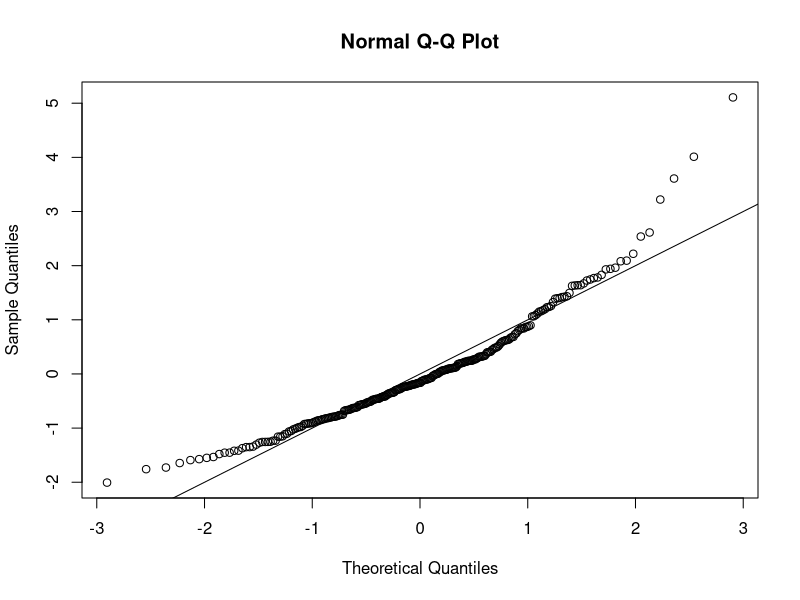
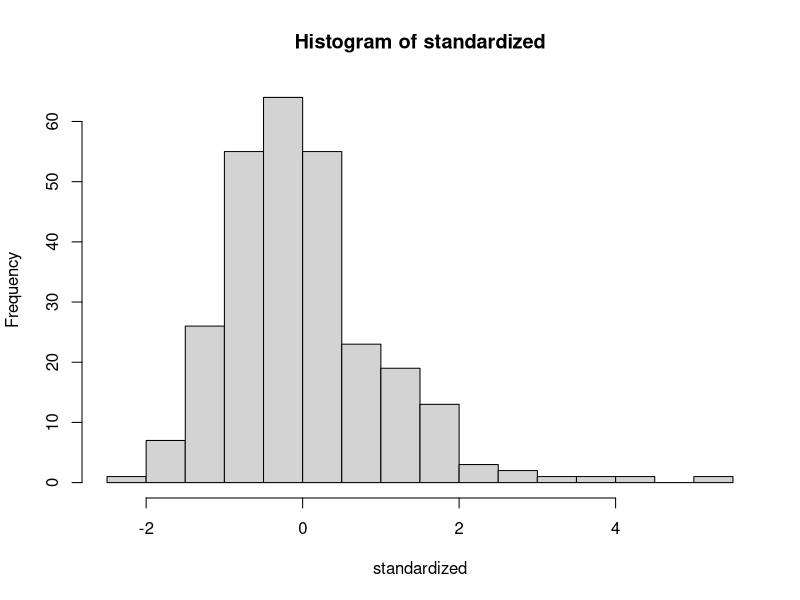
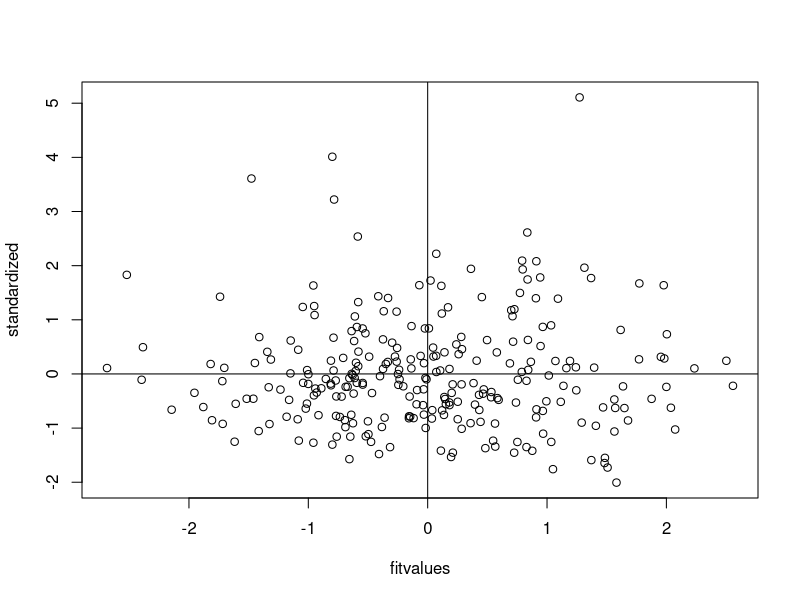

R code for these plots, in order: (Note: this script raises an error after producing the figures.)
##Set working directory 
setwd("D:/GA/Scales")
master = read.csv("Meaning_Scales_DailyMeaningScale_RN_RR_Done.csv")
summary(master)

##Reverse Code. No reverse coding. Stopped here for scoring.
##fix text columns
master$Q86_8_TEXT = as.numeric(master$Q86_8_TEXT)
master$Q86_11_TEXT = as.numeric(master$Q86_11_TEXT)
master$Q86_13_TEXT = as.numeric(master$Q86_13_TEXT)

####DATA SCREENING####
##Missing Data##
library(mice)
percentmiss = function(x){ sum(is.na(x))/length(x) *100 }

##Going by rows ONLY
notypos = master
missing = apply(notypos[ , 3:24], 1, percentmiss) 
table(missing)

##Replace only the data that you should
replacepeople = notypos[ missing <= 5 , ]  
dontpeople = notypos[ missing > 5 , ]

##Figure out the columns to exclude 
apply(replacepeople, 2, percentmiss)
replacecolumn = replacepeople[ , -c(1,2,25)]
dontcolumn = replacepeople[ , c(1,2,25)]

##MICE
tempnomiss = mice(replacecolumn)
nomiss = complete(tempnomiss, 1)
summary(nomiss)

##(By your powers) Combine (I am Captain Planet!)
filledin_none = cbind(dontcolumn, nomiss)
summary(filledin_none)

##Outliers##
##Mahal
mahal = mahalanobis(filledin_none[ , -c(1,2,3)], 
                    colMeans(filledin_none[ , -c(1,2,3)], na.rm = TRUE),
                    cov(filledin_none[ , -c(1,2,3)], use="pairwise.complete.obs"))

summary(mahal)
cutoff = qchisq(.999,ncol(filledin_none[ , -c(1,2,3)])) 
summary(mahal < cutoff)
noout = filledin_none[ mahal < cutoff, ]

##additivity: correlations
correlations = cor(noout[,-c(1,2,3)], use="pairwise.complete.obs")
symnum(correlations)

##make the random stuff 
random = rchisq(nrow(noout), 7)
fake = lm(random~., data=noout[ , -c(1:2,3)])

##get the linearity plot
##create the standardized residuals
standardized = rstudent(fake)
qqnorm(standardized)
abline(0,1)

##multivariate normality
hist(standardized, breaks=15)

##homogeneity and homoscedaticity
fitvalues = scale(fake$fitted.values)
plot(fitvalues, standardized) 
abline(0,0)
abline(v = 0)

##Scoring
##Daily Meaning average Q1 & Q2 (Col 4&5 in dataset)
daymean <- rowMeans(noout[,c("Q85_1", "Q85_2")])
summary(daymean)

daylife <- noout$Q85_3
summary(daylife)

Eud <- rowSums(noout[,c(7:13)])
summary(Eud)

Hed <- rowSums(noout[,c(14:25)])
summary(Hed)


##MGCFA
library(lavaan)
library(semTools)

##Factoring source##
#Zero = notrandom, One = random, Two = paper
nooutnop = subset(noout, Source < 2)
nomissnop = subset(filledin_none, Source < 2)

notrandom = subset(nomissnop, Source == 0)
random = subset(nomissnop, Source == 1)

##Model 
##we will need to exclude the two smaller subscales
##do not have enough questions for CFA
overallmodel = '
EudaimonicBehaviors =~ Q86_1_TEXT + Q86_2_TEXT + Q86_3_TEXT + Q86_4_TEXT + Q86_5_TEXT + Q86_6_TEXT + Q86_7_TEXT
HedonicBehaviors =~ Q86_8_TEXT + Q86_9_TEXT + Q86_10_TEXT + Q86_11_TEXT + Q86_12_TEXT + Q86_13_TEXT + Q86_14_TEXT +  Q86_15_TEXT + Q86_16_TEXT + Q86_17_TEXT + Q86_18_TEXT + Q86_19_TEXT
'
overall.fit = cfa(overallmodel, 
                  data=nomissnop, 
                  meanstructure = TRUE)

summary(overall.fit, 
        standardized=TRUE, 
        rsquare=TRUE, 
        fit.measure = TRUE)

####separate group models####
##notrandom
overall.fit.nr = cfa(overallmodel, 
                     data=notrandom, 
                     meanstructure = TRUE)

summary(overall.fit.nr, 
        standardized=TRUE, 
        rsquare=TRUE, 
        fit.measure = TRUE)

##random
overall.fit.r = cfa(overallmodel, 
                    data=random, 
                    meanstructure = TRUE)

summary(overall.fit.r, 
        standardized=TRUE, 
        rsquare=TRUE, 
        fit.measure = TRUE)


####multi group testing####
###measurement invariance
options(scipen = 999)

multisteps = measurementInvariance(overallmodel, 
                                   data = nomissnop, 
                                   group = "Source",
                                   strict = T)

fitmeasures(multisteps$fit.configural)
fitmeasures(multisteps$fit.loadings)
fitmeasures(multisteps$fit.intercepts)
fitmeasures(multisteps$fit.residuals)
